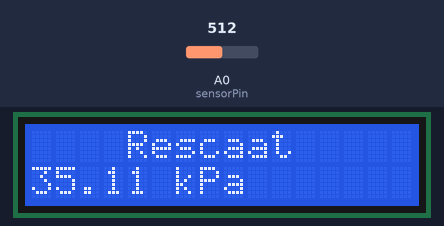
This sketch was run on a simulated Arduino Uno, built with avr-gcc and run on an emulated ATmega328P. Parts: 16×2 character LCD. Inputs (shaded band) come from the test bench; at power-on: A0 (sensorPin) = 512. What the sketch prints to the serial monitor is not drawn.

Above: at 3.2 s.
3.3 s: A0 (sensorPin) set to 716
At 4.8 s:
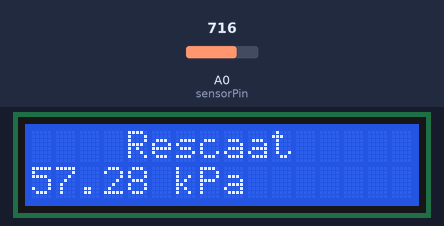
5.5 s: A0 (sensorPin) set to 900
At 6.5 s:
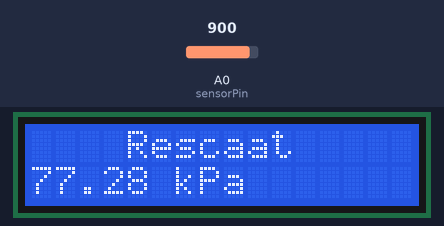
7.5 s: A0 (sensorPin) set to 1023
At 9.4 s:
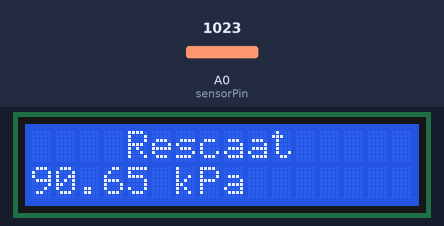
Timing chart, 0 to 10.9 s (numbered marks = the images above; inputs shaded):
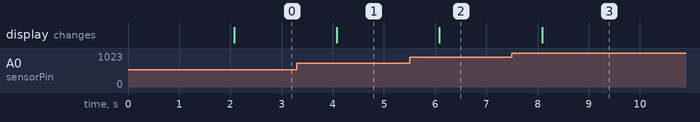

Measured:
- after the input at 3.3 s, the display: changes after 0.78 s (image 1)
- after the input at 5.5 s, the display: changes after 0.58 s (image 2)
- after the input at 7.5 s, the display: changes after 0.59 s (image 3)

The sketch:

codigo_do_tensiometro.ino
```cpp
#include <LiquidCrystal.h>
const int rs = 12, en = 11, d4 = 5, d5 = 4, d6 = 3, d7 = 2;
LiquidCrystal lcd(rs, en, d4, d5, d6, d7);

const int sensorPin = A0; // Pino conectado ao Vout do sensor
float sensorValue = 0;    // Valor lido do ADC
float pressure = 0;       // Pressão calculada em kPa

void setup() {
  Serial.begin(9600); // Inicializa a comunicação serial
  Serial.println("MPX5100DP - Medidor de Pressão");
  lcd.begin(16, 2);
  lcd.setCursor(0, 0);
  lcd.print("Inicializando...");
  delay(2000);
  lcd.clear();
  lcd.print("    Rescaat");
}

void loop() {
  // Lê o valor do sensor (0-1023)
  sensorValue = analogRead(sensorPin);

  // Calcula a pressão diretamente usando o valor do ADC
  // Fórmula: Pressão (kPa) = ((ADC - Offset) / Sensibilidade) * Faixa
  // Offset = 41 (aproximadamente 0.2V em 5V), Faixa ADC = 1023
  // Sensibilidade = (1023 * 4.5V / 100kPa) / 5V = 9.2 (aproximado)
  pressure = ((sensorValue - 189) / 9.2); // Calcula a pressão em kPa

  // Exibe os valores no Monitor Serial
  Serial.print("ADC: ");
  Serial.print(sensorValue);
  Serial.print(" | Pressão (kPa): ");
  Serial.println(pressure, 2);

  lcd.setCursor(0, 1);
  lcd.print(pressure, 2);
  lcd.print(" kPa");
  delay(1000); // Aguarda 1 segundo antes da próxima leitura
}
```
